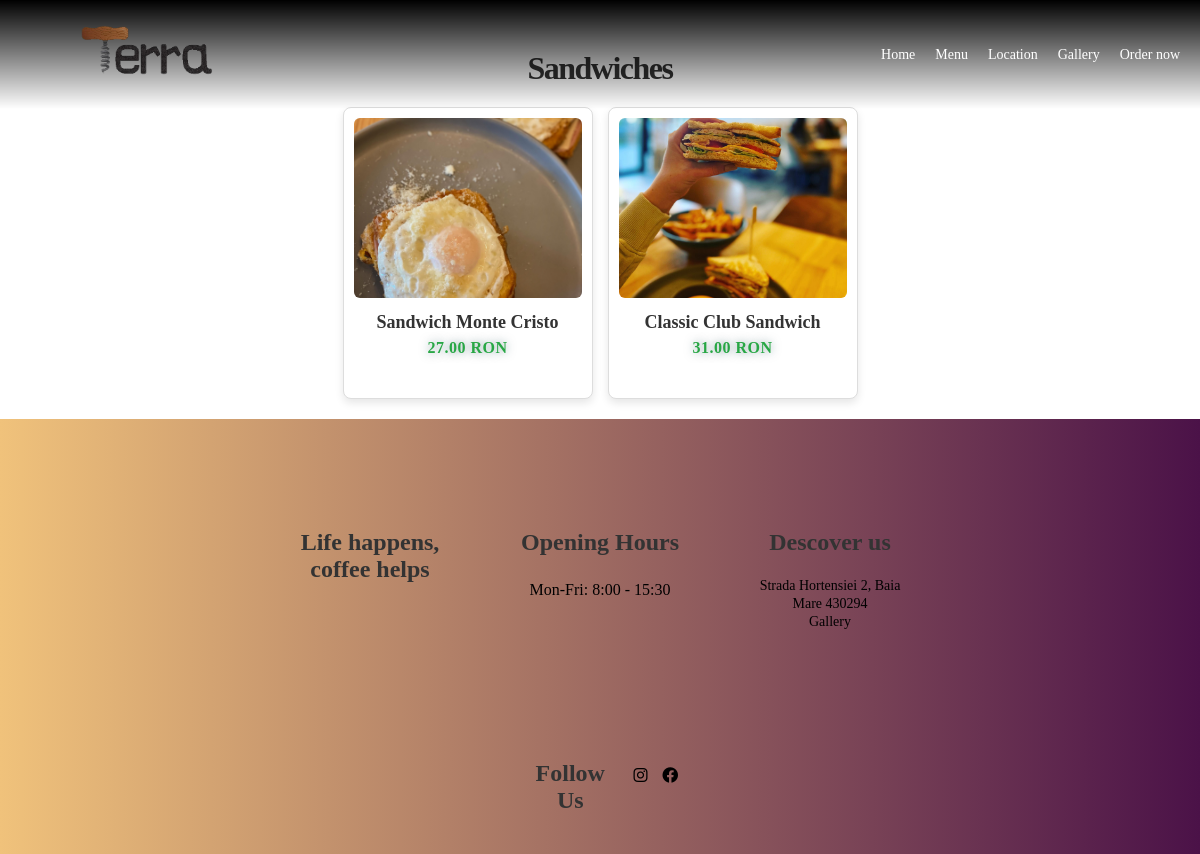
Page /order/Sandwiches/ on the committed database.
### order_app/models.py (models this page shows, shortened)
class Category( models.Model):
    name_category = models.CharField(max_length = 30)
    image = models.ImageField(upload_to='categories_img/', blank=True, null=True)

class Product( models.Model):
    product_name = models.CharField(max_length = 50)
    product_price = models.DecimalField(default=0, decimal_places = 2, max_digits = 5)
    product_category = models.ForeignKey(Category, on_delete = models.CASCADE, default="None")
    product_description = models.CharField(max_length = 300, default='', null=True)
    product_image = models.ImageField(upload_to='images_products')

### order_app/views.py (the view)
# urls.py: path('<str:category_name>/', views.category_products, name='category_products')
def category_products(request, category_name):
    category = get_object_or_404(Category, name_category = category_name)
    products = Product.objects.filter(product_category =category)
    return render(request, 'category_product.html', {'category': category, 'products': products})

### cart/views.py (called while the page is built)
def cart_total_quantity(request): # for the context processor to show everywhere
    if request.user.is_authenticated:
        total_quantity = sum(item.quantity for item in Cart.objects.filter(user=request.user))
    else:
        total_quantity = 0
    return {'total_quantity': total_quantity}

### order_app/templates/category_product.html (shortened to what this page needs)
{% extends 'base.html' %}
{% load static %}
{% block content %}
<div class="container-cards-products">
    <h1 class="category-text">{{ category.name_category }}</h1>
    {% if products %}
        <div class="row-product">
            {% for product in products %}
                <div class="product-card">
                    {% if product.product_image %}
                        <img src="{{ product.product_image.url }}" class="product-img" alt="{{ product.name }}">
                    {% else %}
                        <img src="{% static 'media/products/default_product.png' %}" class="product-img" alt="{{ product.name }}">
                    {% endif %}
                    <h5 class="product-title">{{ product.product_name }}</h5>
                    <p class="product-price">{{ product.product_price }} RON</p>
                </div>
            {% endfor %}
        </div>
    {% else %}
        <p class="text-center">Nu există produse în această categorie.</p>
    {% endif %}
</div>
{% endblock %}

### home_app/static/styles.css (style rules this page uses)
* { box-sizing :border-box; margin: 0; }
h1 { font-weight: 700; letter-spacing: -1.5px; margin: 0; margin-bottom: 15px; }
p { font-size: 14px; font-weight: 100; line-height: 20px; letter-spacing: 0.5px; margin: 20px 0 30px; text-shadow: 0 0 10px rgba(16,64,74,0.5); }
.container-cards-products { text-align: center; margin-top: 30px; padding: 20px; }
.category-text { font-size: 2rem; font-weight: bold; color: #333; margin-bottom: 20px; }
.row-product { display: flex; flex-wrap: wrap; justify-content: center; gap: 15px; }
.product-card { position: relative; background: #fff; border-radius: 8px; padding: 15px; text-align: center; border: 1px solid #ddd; width: 250px; box-shadow: 0px 4px 8px rgba(0, 0, 0, 0.1); transition: transform 0.2s ease-in-out; }
.product-img { width: 100%; height: 180px; object-fit: cover; border-radius: 6px; }
.product-title { font-size: 18px; font-weight: bold; color: #333; margin-top: 10px; }
.product-price { font-size: 16px; color: #28a745; font-weight: bold; margin-top: 5px; }
.product-card { border: 1px solid #ddd; padding: 10px; text-align: center; border-radius: 8px; transition: transform 0.2s ease-in-out; }

### rows in the picture
Category: name_category "Sandwiches"
Product: product_image (picture), product_name "Sandwich Monte Cristo", product_price "27.00"
Product: product_image (picture), product_name "Classic Club Sandwich", product_price "31.00"
